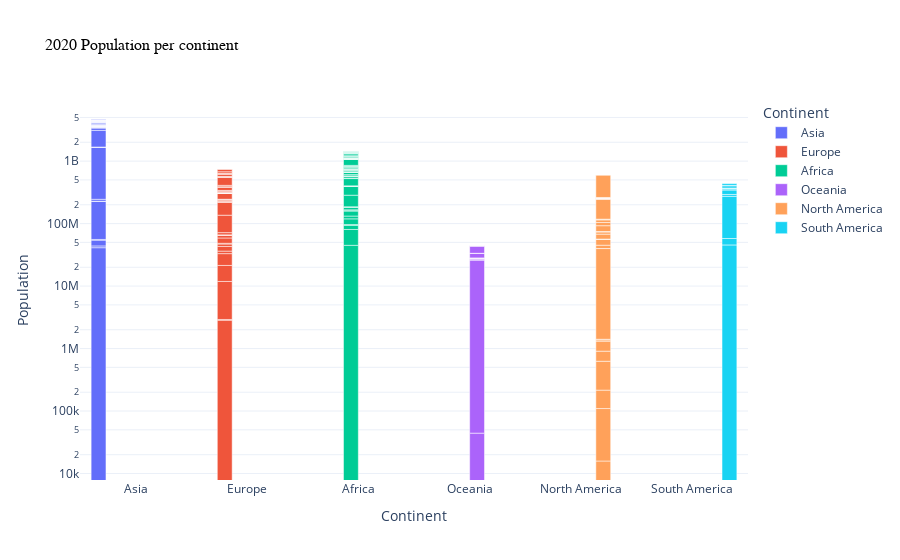

Source (notebook cell):
### Code cell
fig = px.bar(World_population, x='Continent', y='2022 Population', color='Continent', title='2020 Population per continent', barmode='group')
fig.update_layout(yaxis_type="log", title_font=dict(size=16, family='Courier New',color='black'), xaxis_title='Continent', yaxis_title='Population', template='plotly_white')
fig.show()

### Figure 1 — Plotly figure (JSON) as saved in the notebook; plotly's stock layout.template omitted (floating-point values rounded to 4 significant figures)
{"data": [{"alignmentgroup": "True", "hovertemplate": "Continent=%{x}<br>2022 Population=%{y}<extra></extra>", "legendgroup": "Asia", "marker": {"color": "#636efa", "pattern": {"shape": ""}}, "name": "Asia", "offsetgroup": "Asia", "orientation": "v", "showlegend": true, "textposition": "auto", "type": "bar", "x": ["Asia", "Asia", "Asia", "Asia", "Asia", "Asia", "Asia", "Asia", "Asia", "Asia", "Asia", "Asia", "Asia", "Asia", "Asia", "Asia", "Asia", "Asia", "Asia", "Asia", "Asia", "Asia", "Asia", "Asia", "Asia", "Asia", "Asia", "Asia", "Asia", "Asia", "Asia", "Asia", "Asia", "Asia", "Asia", "Asia", "Asia", "Asia", "Asia", "Asia", "Asia", "Asia", "Asia", "Asia", "Asia", "Asia", "Asia", "Asia", "Asia", "Asia"], "xaxis": "x", "y": [41128771, 2780469, 10358074, 1472233, 171186372, 782455, 449002, 16767842, 1425887337, 3744385, 7488865, 1417173173, 275501339, 88550570, 44496122, 9038309, 123951692, 11285869, 19397998, 4268873, 6630623, 7529475, 5489739, 695168, 33938221, 523787, 3398366, 54179306, 30547580, 26069416, 4576298, 235824862, 5250072, 115559009, 2695122, 36408820, 5975689, 51815810, 21832143, 22125249, 23893394, 9952787, 71697030, 1341296, 85341241, 6430770, 9441129, 34627652, 98186856, 33696614], "yaxis": "y"}, {"alignmentgroup": "True", "hovertemplate": "Continent=%{x}<br>2022 Population=%{y}<extra></extra>", "legendgroup": "Europe", "marker": {"color": "#EF553B", "pattern": {"shape": ""}}, "name": "Europe", "offsetgroup": "Europe", "orientation": "v", "showlegend": true, "textposition": "auto", "type": "bar", "x": ["Europe", "Europe", "Europe", "Europe", "Europe", "Europe", "Europe", "Europe", "Europe", "Europe", "Europe", "Europe", "Europe", "Europe", "Europe", "Europe", "Europe", "Europe", "Europe", "Europe", "Europe", "Europe", "Europe", "Europe", "Europe", "Europe", "Europe", "Europe", "Europe", "Europe", "Europe", "Europe", "Europe", "Europe", "Europe", "Europe", "Europe", "Europe", "Europe", "Europe", "Europe", "Europe", "Europe", "Europe", "Europe", "Europe", "Europe", "Europe", "Europe", "Europe"], "xaxis": "x", "y": [2842321, 79824, 8939617, 9534954, 11655930, 3233526, 6781953, 4030358, 1251488, 10493986, 5882261, 1326062, 53090, 5540745, 64626628, 83369843, 32649, 10384971, 63301, 9967308, 372899, 5023109, 84519, 59037474, 110778, 1850651, 39327, 2750055, 647599, 533286, 3272996, 36469, 627082, 17564014, 2093599, 5434319, 39857145, 10270865, 19659267, 144713314, 33660, 7221365, 5643453, 2119844, 47558630, 10549347, 8740472, 39701739, 67508936, 510], "yaxis": "y"}, {"alignmentgroup": "True", "hovertemplate": "Continent=%{x}<br>2022 Population=%{y}<extra></extra>", "legendgroup": "Africa", "marker": {"color": "#00cc96", "pattern": {"shape": ""}}, "name": "Africa", "offsetgroup": "Africa", "orientation": "v", "showlegend": true, "textposition": "auto", "type": "bar", "x": ["Africa", "Africa", "Africa", "Africa", "Africa", "Africa", "Africa", "Africa", "Africa", "Africa", "Africa", "Africa", "Africa", "Africa", "Africa", "Africa", "Africa", "Africa", "Africa", "Africa", "Africa", "Africa", "Africa", "Africa", "Africa", "Africa", "Africa", "Africa", "Africa", "Africa", "Africa", "Africa", "Africa", "Africa", "Africa", "Africa", "Africa", "Africa", "Africa", "Africa", "Africa", "Africa", "Africa", "Africa", "Africa", "Africa", "Africa", "Africa", "Africa", "Africa", "Africa", "Africa", "Africa", "Africa", "Africa", "Africa", "Africa"], "xaxis": "x", "y": [44903225, 35588987, 13352864, 2630296, 22673762, 12889576, 27914536, 593149, 5579144, 17723315, 836774, 1120849, 99010212, 110990103, 1674908, 3684032, 1201670, 123379924, 2388992, 2705992, 33475870, 13859341, 2105566, 28160542, 54027487, 2305825, 5302681, 6812341, 29611714, 20405317, 22593590, 4736139, 1299469, 326101, 37457971, 32969517, 2567012, 26207977, 218541212, 5970424, 974052, 13776698, 227380, 17316449, 107118, 8605718, 17597511, 59893885, 10913164, 46874204, 65497748, 8848699, 12356117, 47249585, 575986, 20017675, 16320537], "yaxis": "y"}, {"alignmentgroup": "True", "hovertemplate": "Continent=%{x}<br>2022 Population=%{y}<extra></extra>", "legendgroup": "Oceania", "marker": {"color": "#ab63fa", "pattern": {"shape": ""}}, "name": "Oceania", "offsetgroup": "Oceania", "orientation": "v", "showlegend": true, "textposition": "auto", "type": "bar", "x": ["Oceania", "Oceania", "Oceania", "Oceania", "Oceania", "Oceania", "Oceania", "Oceania", "Oceania", "Oceania", "Oceania", "Oceania", "Oceania", "Oceania", "Oceania", "Oceania", "Oceania", "Oceania", "Oceania", "Oceania", "Oceania", "Oceania", "Oceania"], "xaxis": "x", "y": [44273, 26177413, 17011, 929766, 306279, 171774, 131232, 41569, 114164, 12668, 289950, 5185288, 1934, 49551, 18055, 10142619, 222382, 724273, 1871, 106858, 11312, 326740, 11572], "yaxis": "y"}, {"alignmentgroup": "True", "hovertemplate": "Continent=%{x}<br>2022 Population=%{y}<extra></extra>", "legendgroup": "North America", "marker": {"color": "#FFA15A", "pattern": {"shape": ""}}, "name": "North America", "offsetgroup": "North America", "orientation": "v", "showlegend": true, "textposition": "auto", "type": "bar", "x": ["North America", "North America", "North America", "North America", "North America", "North America", "North America", "North America", "North America", "North America", "North America", "North America", "North America", "North America", "North America", "North America", "North America", "North America", "North America", "North America", "North America", "North America", "North America", "North America", "North America", "North America", "North America", "North America", "North America", "North America", "North America", "North America", "North America", "North America", "North America", "North America", "North America", "North America", "North America", "North America"], "xaxis": "x", "y": [15857, 93763, 106445, 409984, 281635, 405272, 64184, 31305, 38454327, 68706, 5180829, 11212191, 191163, 72737, 11228821, 6336392, 56466, 125438, 395752, 17843908, 11584996, 10432860, 2827377, 367507, 127504125, 4390, 6948392, 4408581, 3252407, 10967, 47657, 179857, 31791, 5862, 103948, 44175, 1531044, 45703, 338289857, 99465], "yaxis": "y"}, {"alignmentgroup": "True", "hovertemplate": "Continent=%{x}<br>2022 Population=%{y}<extra></extra>", "legendgroup": "South America", "marker": {"color": "#19d3f3", "pattern": {"shape": ""}}, "name": "South America", "offsetgroup": "South America", "orientation": "v", "showlegend": true, "textposition": "auto", "type": "bar", "x": ["South America", "South America", "South America", "South America", "South America", "South America", "South America", "South America", "South America", "South America", "South America", "South America", "South America", "South America"], "xaxis": "x", "y": [45510318, 12224110, 215313498, 19603733, 51874024, 18001000, 3780, 304557, 808726, 6780744, 34049588, 618040, 3422794, 28301696], "yaxis": "y"}], "layout": {"barmode": "group", "legend": {"title": {"text": "Continent"}, "tracegroupgap": 0}, "title": {"font": {"color": "black", "family": "Courier New", "size": 16}, "text": "2020 Population per continent"}, "xaxis": {"anchor": "y", "categoryarray": ["Asia", "Europe", "Africa", "Oceania", "North America", "South America"], "categoryorder": "array", "domain": [0, 1], "title": {"text": "Continent"}}, "yaxis": {"anchor": "x", "domain": [0, 1], "title": {"text": "Population"}, "type": "log"}}}
